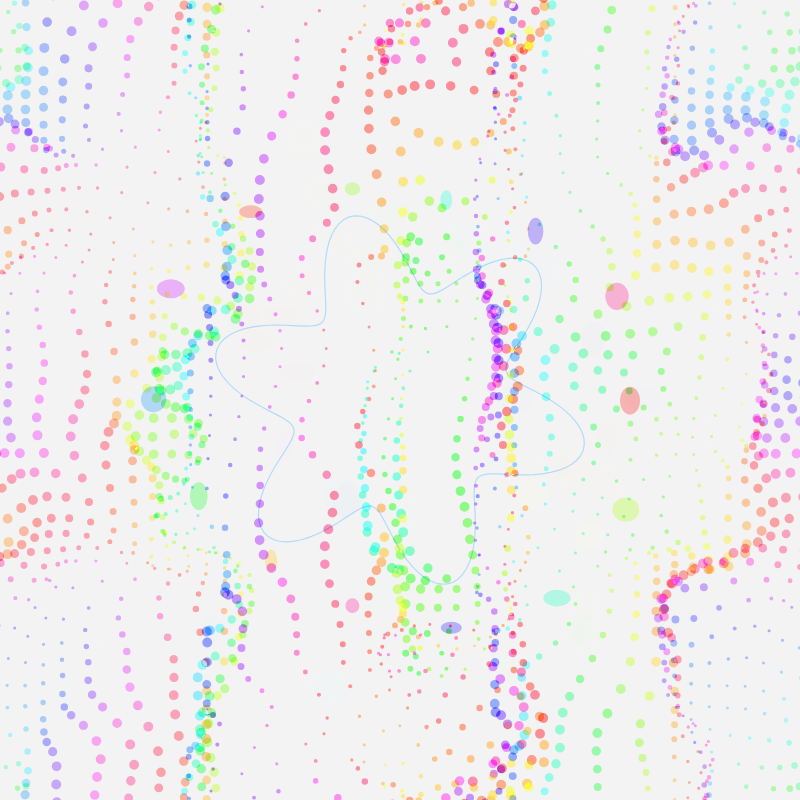
Frame 1 (no input)
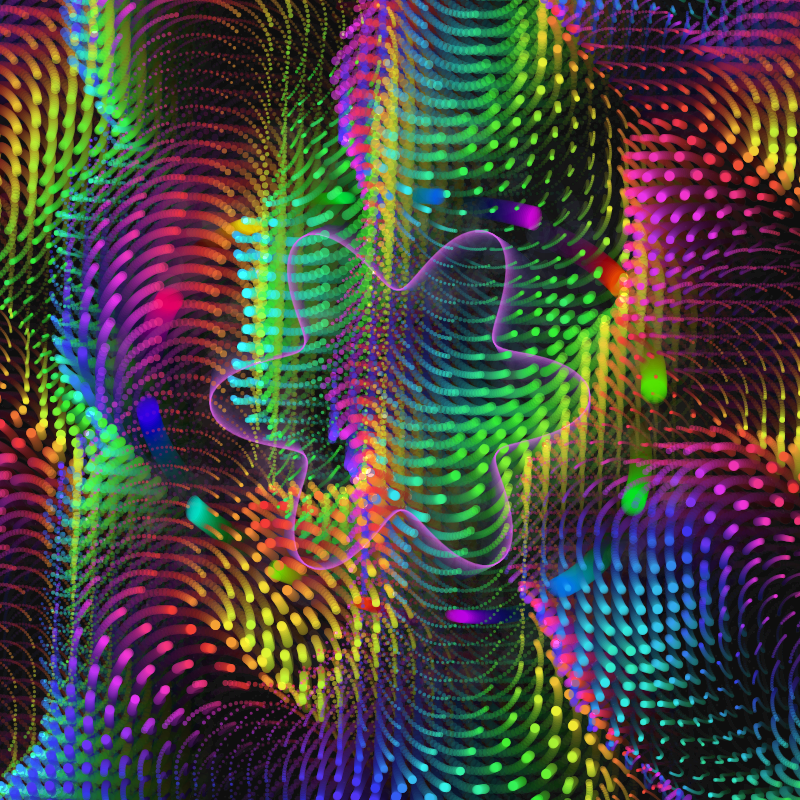
Frame 60 (no input)
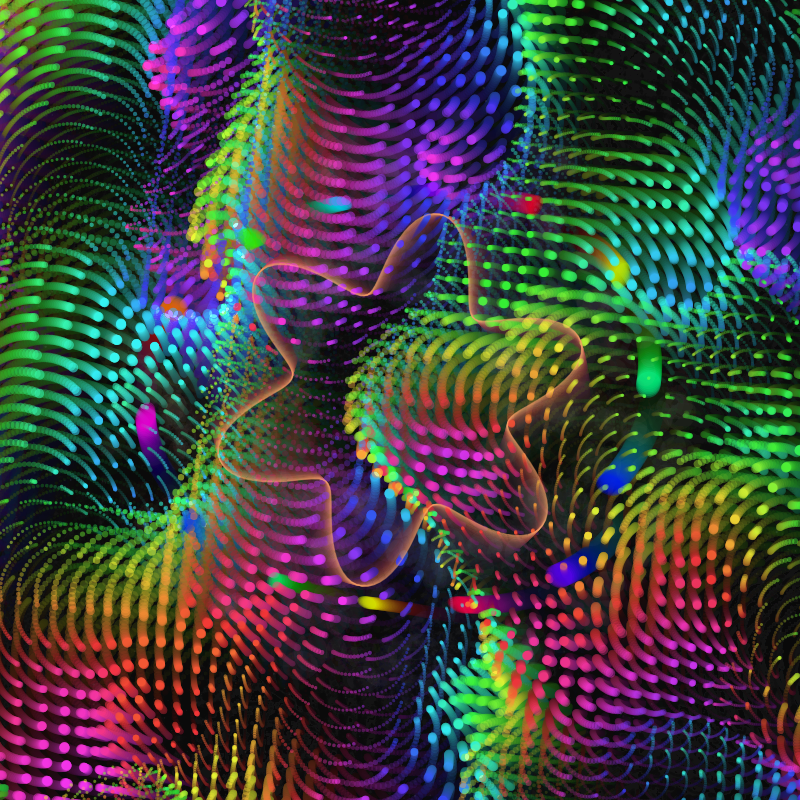
Frame 120 (the mouse pressed at the canvas centre since frame 60)

The p5.js sketch that drew these frames (run headless with seeded random() and noise() and a simulated clock; from frame 60 on, the mouse is pressed at the canvas centre):

// p5.js sketch
// ── sketch.js
let cols = 60;
let rows = 60;
let noiseScale = 0.03;
let t = 0;
let zOffset = 0;
let glowLayer;

function setup() {
  createCanvas(800, 800);
  colorMode(HSB, 360, 255, 255, 255);
  glowLayer = createGraphics(width, height);
  glowLayer.colorMode(HSB, 360, 255, 255, 255);
  glowLayer.blendMode(ADD);
  noStroke();
}

function draw() {
  background(0, 0, 0, 12);

  glowLayer.clear();
  glowLayer.noStroke();
  glowLayer.push();
  glowLayer.translate(width / 2, height / 2);
  glowLayer.rotate(sin(frameCount * 0.002 + mouseX * 0.0005) * 0.3);

  for (let x = -cols / 2; x < cols / 2; x++) {
    for (let y = -rows / 2; y < rows / 2; y++) {
      let nx = x * noiseScale + t;
      let ny = y * noiseScale + t;
      let nz = zOffset;

      let noiseVal = noise(nx, ny, nz);
      let angle = noiseVal * TWO_PI * 5;
      let radius = map(noiseVal, 0, 1, 8, 90);

      let sx = x * 18 + cos(angle) * radius;
      let sy = y * 18 + sin(angle) * radius;

      let depth = sin(t * 1.2 + x * 0.3 + y * 0.3);
      let sz = map(depth, -1, 1, 3, 10);
      let hue = (angle * 60 + frameCount * 0.5 + mouseY * 0.3) % 360;
      let alpha = map(radius, 10, 90, 60, 200);

      glowLayer.fill(hue, 200, 255, alpha);
      glowLayer.ellipse(sx, sy, sz, sz);
    }
  }
  glowLayer.pop();

  glowLayer.push();
  glowLayer.translate(width / 2, height / 2);
  drawRadiantShell(glowLayer);
  drawPulseRing(glowLayer);
  drawNebulaDust(glowLayer);
  glowLayer.pop();

  image(glowLayer, 0, 0);

  drawStarField();

  t += 0.004;
  zOffset += 0.001;
}

function drawRadiantShell(pg) {
  pg.push();
  pg.rotate(-frameCount * 0.0015);
  pg.noFill();
  pg.strokeWeight(1.2);
  pg.beginShape();
  for (let a = 0; a < TWO_PI; a += 0.03) {
    let r = 150 + 40 * sin(6 * a + t * 5);
    let x = r * cos(a);
    let y = r * sin(a);
    pg.stroke((a * 90 + frameCount * 1.5) % 360, 150, 255, 120);
    pg.vertex(x, y);
  }
  pg.endShape(CLOSE);
  pg.pop();
}

function drawPulseRing(pg) {
  pg.push();
  pg.rotate(frameCount * 0.003);
  for (let i = 0; i < 14; i++) {
    let r = 230 + 25 * sin(t * 6 + i);
    let angle = TWO_PI / 14 * i + t;
    let x = cos(angle) * r;
    let y = sin(angle) * r;

    pg.fill((angle * 180 + frameCount * 1.5) % 360, 255, 255, 70);
    pg.ellipse(x, y, 20 + 8 * sin(t * 2.5 + i), 20 + 8 * cos(t * 2.5 + i));
  }
  pg.pop();
}

function drawStarField() {
  push();
  translate(width / 2, height / 2); // Center for star field drawing
  noStroke();
  for (let i = 0; i < 70; i++) {
    let angle = random(TWO_PI);
    let r = random(300, 450);
    let x = cos(angle) * r;
    let y = sin(angle) * r;
    fill(0, 0, 255, random(8, 24));
    ellipse(x, y, random(1, 2.5), random(1, 2.5));
  }
  pop();
}

function drawNebulaDust(pg) {
  for (let i = 0; i < 40; i++) {
    let angle = random(TWO_PI);
    let r = random(100, 300);
    let x = cos(angle) * r;
    let y = sin(angle) * r;
    pg.fill((angle * 100 + t * 200) % 360, 80, 255, 10);
    pg.ellipse(x, y, random(20, 40), random(20, 40));
  }
}
